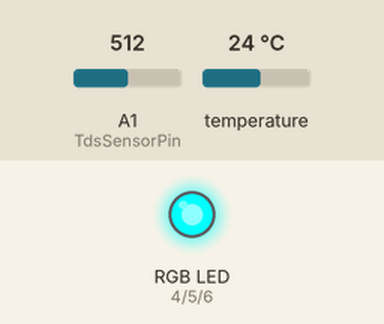
This sketch was run on a simulated Arduino Uno, built with avr-gcc and run on an emulated ATmega328P. On the bench: an RGB LED mixed from three pins (HIGH = lit). The inputs (shaded band) are chosen by the test bench; at power-on: A1 (TdsSensorPin) = 512, temperature 24 °C. What the sketch prints to the serial monitor is not drawn.

Above: at 2.4 s.
2.5 s: A1 (TdsSensorPin) set to 279
At 6.3 s:
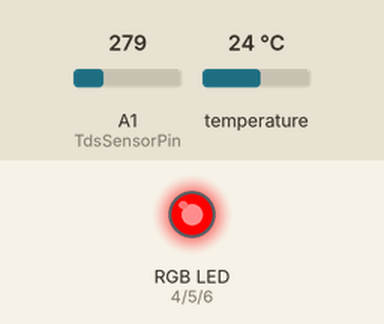
6.4 s: A1 (TdsSensorPin) set to 252
7.9 s: A1 (TdsSensorPin) set to 306
9.4 s: A1 (TdsSensorPin) set to 190
At 12.2 s:
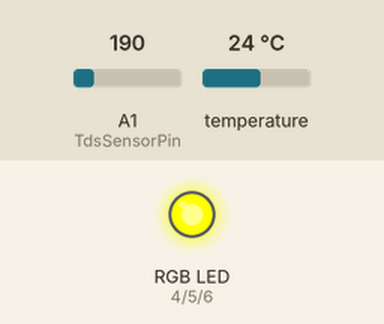
12.8 s: A1 (TdsSensorPin) set to 24
16.7 s: A1 (TdsSensorPin) set to 20
At 18.6 s:
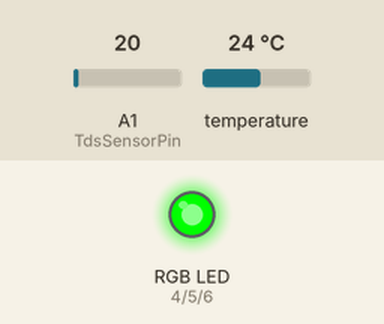
Timing chart, 0 to 19.9 s (numbered marks = the images above; inputs shaded):
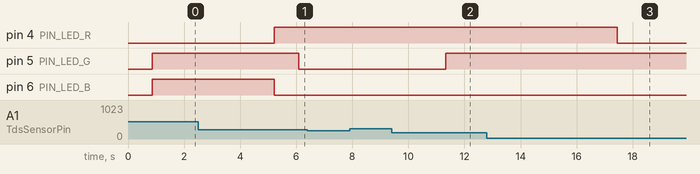

Measured:
- the behaviour switches between 22 and 21 on A1 (TdsSensorPin) (found by bisection; images 2 and 3)
- after the input at 9.4 s, pin 5 (PIN_LED_G): LOW → HIGH after 1.9 s
- after the input at 12.8 s, every drawn part: stays the same

The sketch:

gourde.ino
```cpp
/*
* Projet Arduino Gourde connectée v1.0 Safe-Bottle
* Samuel BARON
* Théo LEFEVRE
*/

/*=============================================== Initialisation ===============================================*/
#include <OneWire.h>         // Necessaire pour l'utilisation du capteur de temperature DS18B20
#include <SoftwareSerial.h>  // Necessaire afin de creer une deuxieme liaison Serial (1 -> Serial, 2 -> Bluetooth)

/* Creation connexion Serial Bluetooth */
#define TxD 3
#define RxD 2
SoftwareSerial bluetoothSerial(TxD, RxD);

#define TdsSensorPin A1              // Analog TDS pin
#define VREF 5.0                     // analog reference voltage(Volt) of the ADC
#define SCOUNT  10                   // sum of sample point

/* Declaration des variables necessaires au calcul et à l'approximation du TDS */
int analogBuffer[SCOUNT];            // store the TDS analog value in the array, read from ADC
int analogBufferTemp[SCOUNT];
int analogBufferIndex = 0;
int copyIndex = 0;
float averageVoltage = 0;
float tdsValue = 0;
float EC = 0;
float temperature = 25;
float PPMconversion = 0.7;

/* Declaration des Pins de la led d'etat RGB*/
const byte PIN_LED_R = 4;
const byte PIN_LED_G = 5;
const byte PIN_LED_B = 6;

/* Definition des couleurs, principe de la synthese additive */
const byte COLOR_BLACK = 0b000;
const byte COLOR_RED = 0b100;
const byte COLOR_YELLOW = 0b110;
const byte COLOR_GREEN = 0b010;
const byte COLOR_CYAN = 0b011;

const byte BROCHE_ONEWIRE = 7;       // Broche du bus 1-Wire
OneWire temp_sonde(BROCHE_ONEWIRE);  // Création de l'objet OneWire pour manipuler le bus 1-Wire

/* Code de retour de la fonction getTemperature() */
enum DS18B20_RCODES {
  READ_OK,          // Lecture ok
  NO_SENSOR_FOUND,  // Pas de capteur
  INVALID_ADDRESS,  // Adresse reçue invalide
  INVALID_SENSOR    // Capteur invalide (pas un DS18B20)
};


/*=============================================== Setup ===============================================*/
void setup()
{
  Serial.begin(115200);        // Initialisation communication Serial
  bluetoothSerial.begin(9600); // Initialisation communication Serial Bluetooth

  pinMode(TdsSensorPin,INPUT);
  pinMode(PIN_LED_R, OUTPUT);
  pinMode(PIN_LED_G, OUTPUT);
  pinMode(PIN_LED_B, OUTPUT);

  displayColor(COLOR_BLACK);  // On eteint la led au demarrage
}


/*=============================================== Loop ===============================================*/
void loop(){

  /* Test presence capteur temperature */
  if (getTemperature(&temperature, true) != READ_OK) {
    Serial.println(F("Erreur de lecture du capteur temperature"));
    delay(1000);
    return;
  }

  tdsValue = getTDS(); // Recuperation valeur TDS

  EC = tdsValue / ( PPMconversion * 1000.00 ); // Calcul conductivite a partir du TDS

  displayValeursSerial(temperature, tdsValue, EC); // Affichage des données sur la console Serie
  delay(10);
  displayValeursBT(temperature, tdsValue, EC);     // Affichage des données sur la console Serie Bluetooth
  delay(10);
  displayEtat(tdsValue, EC);                       // Affichage de l'etat sur la led
  delay(10);
}


/*=============================================== Fonctions ===============================================*/

/*=============================================== getTDS ===============================================*/
/* Calcul du TDS a partir du voltage recuperé sur le PIN A1 (analog)*/
float getTDS(){

  static unsigned long analogSampleTimepoint = millis();             // millis -> Returns the number of milliseconds passed since the Arduino board began running the current program.

  if(millis() - analogSampleTimepoint > 40U){                        // every 40 milliseconds,read the analog value from the ADC
    analogSampleTimepoint = millis();
    analogBuffer[analogBufferIndex] = analogRead(TdsSensorPin);      // read the analog value and store into the buffer
    analogBufferIndex++;

    if(analogBufferIndex == SCOUNT)
      analogBufferIndex = 0;
  }

  static unsigned long printTimepoint = millis();

  if(millis() - printTimepoint > 800U){
    printTimepoint = millis();

    for(copyIndex = 0; copyIndex < SCOUNT; copyIndex++)
      analogBufferTemp[copyIndex] = analogBuffer[copyIndex];

    averageVoltage = getMedianNum(analogBufferTemp,SCOUNT) * (float)VREF / 1024.0;     // read the analog value more stable by the median filtering algorithm, and convert to voltage value
    float compensationCoefficient = 1 + 0.02 * ( temperature - 25.0 );                 // temperature compensation formula: fFinalResult(25^C) = fFinalResult(current)/(1.0+0.02*(fTP-25.0));
    float compensationVoltage = averageVoltage / compensationCoefficient;              // temperature compensation

    tdsValue = 0.5 * ( 133.42 * compensationVoltage * compensationVoltage * compensationVoltage - 255.86 * compensationVoltage * compensationVoltage + 857.39 * compensationVoltage );
    //convert voltage value to tds value, tds = 0.5 * conductivite,
  }
  return tdsValue;
}

/*=============================================== getTemperature ===============================================*/
/* Fonction de lecture de la température via un capteur DS18B20 numerique */
byte getTemperature(float *temperature, byte reset_search) {
  byte data[9], addr[8];
  // data[] : Données lues depuis le scratchpad
  // addr[] : Adresse du module 1-Wire détecté

  /* Reset le bus 1-Wire ci nécessaire (requis pour la lecture du premier capteur) */
  if (reset_search)
    temp_sonde.reset_search();

  /* Recherche le prochain capteur 1-Wire disponible */
  if (!temp_sonde.search(addr))
    return NO_SENSOR_FOUND;  // Pas de capteur

  /* Vérifie que l'adresse a été correctement reçue */
  if (OneWire::crc8(addr, 7) != addr[7])
    return INVALID_ADDRESS;  // Adresse invalide

  /* Vérifie qu'il s'agit bien d'un DS18B20 */
  if (addr[0] != 0x28)
    return INVALID_SENSOR;  // Mauvais type de capteur

  /* Reset le bus 1-Wire et sélectionne le capteur */
  temp_sonde.reset();
  temp_sonde.select(addr);

  /* Lance une prise de mesure de température et attend la fin de la mesure */
  temp_sonde.write(0x44, 1);
  delay(800);

  /* Reset le bus 1-Wire, sélectionne le capteur et envoie une demande de lecture du scratchpad */
  temp_sonde.reset();
  temp_sonde.select(addr);
  temp_sonde.write(0xBE);

 /* Lecture du scratchpad */
  for (byte i = 0; i < 9; i++)
    data[i] = temp_sonde.read();

  /* Calcul de la température en degré Celsius -> pointeur */
  *temperature = (int16_t) ((data[1] << 8) | data[0]) * 0.0625;

  return READ_OK;  // Pas d'erreur
}

/*=============================================== getMedianNum ===============================================*/
/* On fait une valeur mediane de la temperature afin de stabiliser les valeurs de TDS */
int getMedianNum(int bArray[], int iFilterLen)
{
  int bTab[iFilterLen];

  for (byte i = 0; i<iFilterLen; i++)
    bTab[i] = bArray[i];

  int i, j, bTemp;

  for (j = 0; j < iFilterLen - 1; j++){
    for (i = 0; i < iFilterLen - j - 1; i++){
      if (bTab[i] > bTab[i + 1]){
        bTemp = bTab[i];
        bTab[i] = bTab[i + 1];
        bTab[i + 1] = bTemp;
      }
    }
  }

  if ((iFilterLen & 1) > 0)
    bTemp = bTab[(iFilterLen - 1) / 2];
  else
    bTemp = (bTab[iFilterLen / 2] + bTab[iFilterLen / 2 - 1]) / 2;
  return bTemp;
}

/*=============================================== displayColor ===============================================*/
/* Affiche une couleur sur la led, version cathode commune */
void displayColor(byte color) {
  digitalWrite(PIN_LED_R, bitRead(color, 2));  // bitRead -> On recupere la valeur du bit 3
  digitalWrite(PIN_LED_G, bitRead(color, 1));  // bitRead -> On recupere la valeur du bit 2
  digitalWrite(PIN_LED_B, bitRead(color, 0));  // bitRead -> On recupere la valeur du bit 1
}

/*=============================================== displayValeursBT ===============================================*/
/* Envoie les valeurs mesurées sur le Serial */
void displayValeursSerial(float temperature, float tdsValue, float EC){

  /* Affiche la temperature */
  Serial.print(F("Temperature : "));
  Serial.print(temperature, 2);
  Serial.write(176); // Caractère degré
  Serial.print("C ; ");

  /* Affiche le taux de TDS */
  Serial.print("TDS : ");
  Serial.print(tdsValue,2);
  Serial.print(" ppm ; ");

  /* Affiche la conductivite */
  Serial.print("EC : ");
  Serial.print(EC,2);
  Serial.print(" mSiemens ; ");
}

/*=============================================== displayValeursBT ===============================================*/
/* Envoie les valeurs mesurées sur le Serial Bluetooth */
void displayValeursBT(float temperature, float tdsValue, float EC){

  /* Affiche la temperature */
  bluetoothSerial.print(temperature, 2);
  bluetoothSerial.print(',');

  /* Affiche le taux de TDS */
  bluetoothSerial.print(tdsValue, 2);
  bluetoothSerial.print('!');

  /* Affiche la conductivite */
  bluetoothSerial.print(EC, 2);
  bluetoothSerial.print(';');
}

/*=============================================== displayEtat ===============================================*/
/* Change la couleur en fonction de la qualite de l'eau */
void displayEtat(float tdsValue, float EC){
  if(tdsValue == 0 || EC == 0){
    displayColor(COLOR_CYAN);
    Serial.println(" Pure / Pas d'eau");
  }
  if((tdsValue > 0 && tdsValue < 200) && EC < 0.3){
    displayColor(COLOR_GREEN);
    Serial.println(" Bonne");
  }
  if((tdsValue >= 200 && tdsValue < 500) || EC >= 0.3){
    displayColor(COLOR_YELLOW);
    Serial.println(" Moyenne");
  }
  if(tdsValue >= 500 && EC > 0.3){
    displayColor(COLOR_RED);
    Serial.println(" Mauvaise");
  }
}
```
